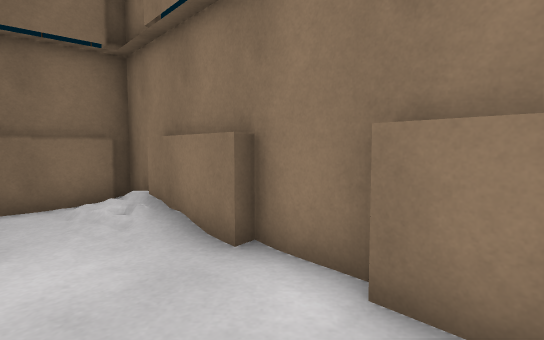
View 1 (above)

12 first-person views from a walk through a scene from a Unity 3-D project. The camera is 1.3 m above the floor, tilts 4° down and sees 80° across. The floor is counted in squares, 1 m on a side. Each view is taken from the middle of a square. On the plan, view 1 faces up. The plan holds only what a view shows up to about 14 squares ahead; the rest is blank. The place goes on beyond the plan. Some surface patterns are stand-ins.

View 2
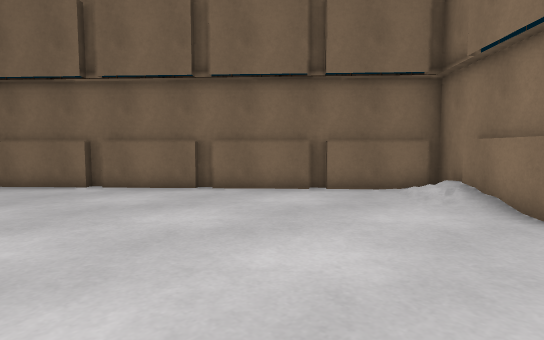

View 3
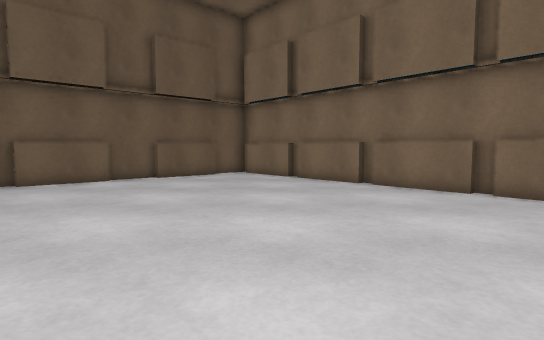

View 4
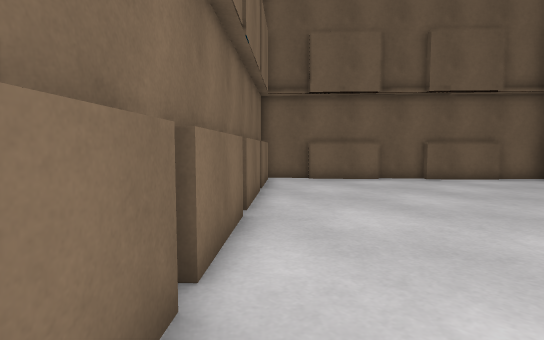

View 5
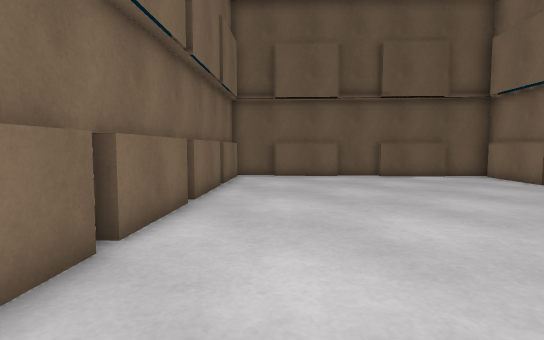

View 6
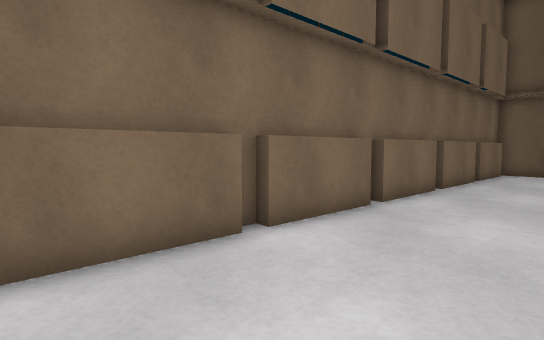

View 7
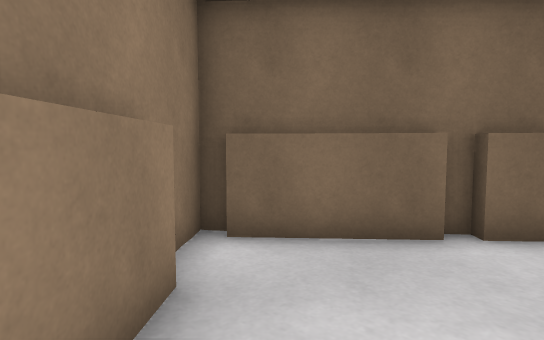

View 8
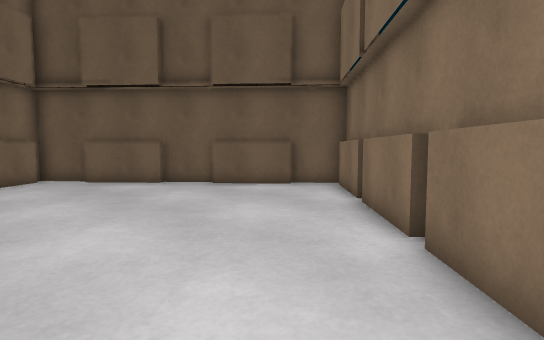

View 9
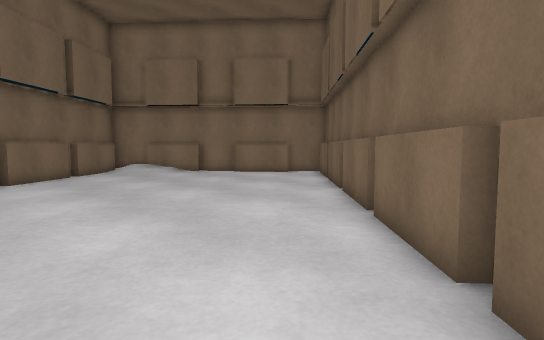

View 10
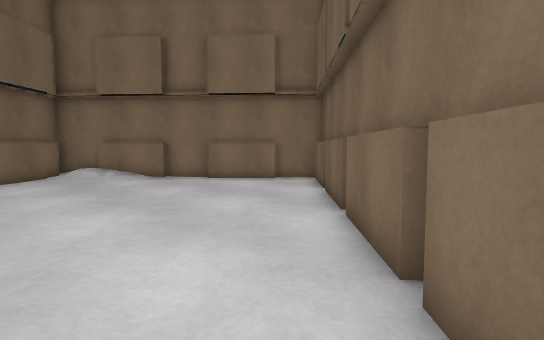

View 11
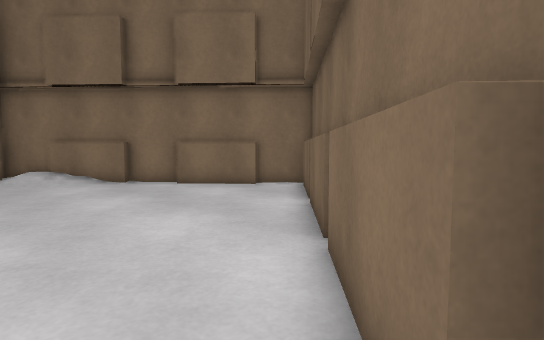

View 12
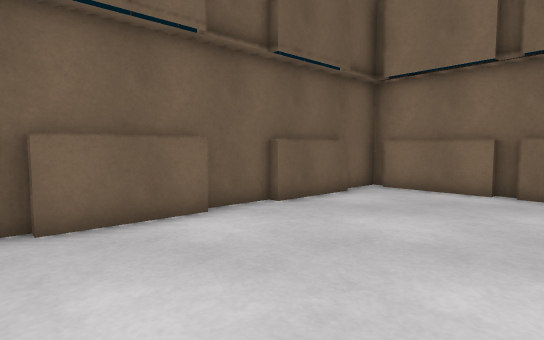

### Floor plan
Key: @ floor where view 1 was taken; # wall or solid block; . floor; / step, stairs or slope; O other object.
Columns run from 18 left of view 1 to 4 right of it. Each row starts with its distance up from view 1.
  9               OO
  8               OO
  7              OOO#
  6            OOO//OO
  5            O...//O
  4           O.......OO
  3          O.........O
  2         O...........O
  1      OOO............OO
  0       O...........@...O
 -1    OOO................O
 -2    OO................O
 -3   OO...............OO
 -4 OOO...............OO
 -5  O...............OO
 -6   O.............OO
 -7    O...........O
 -8     O.........O#
 -9     OO.......O#
-10      #O.....O
-11       #O...OO
-12        O.OO
-13         OO

Where each view was taken, in squares from view 1:
view 1: 0 up, 0 right, facing up
view 2: 3 down, 0 right, facing up-left
view 3: 3 down, 0 right, facing left
view 4: 3 down, 0 right, facing down-left
view 5: 1 down, 0 right, facing down-left
view 6: 2 up, 1 right, facing down
view 7: 2 up, 0 right, facing down-right
view 8: 2 up, 7 left, facing down-left
view 9: 11 down, 10 left, facing up-right
view 10: 9 down, 7 left, facing up-right
view 11: 8 down, 5 left, facing up-right
view 12: 8 down, 6 left, facing left
